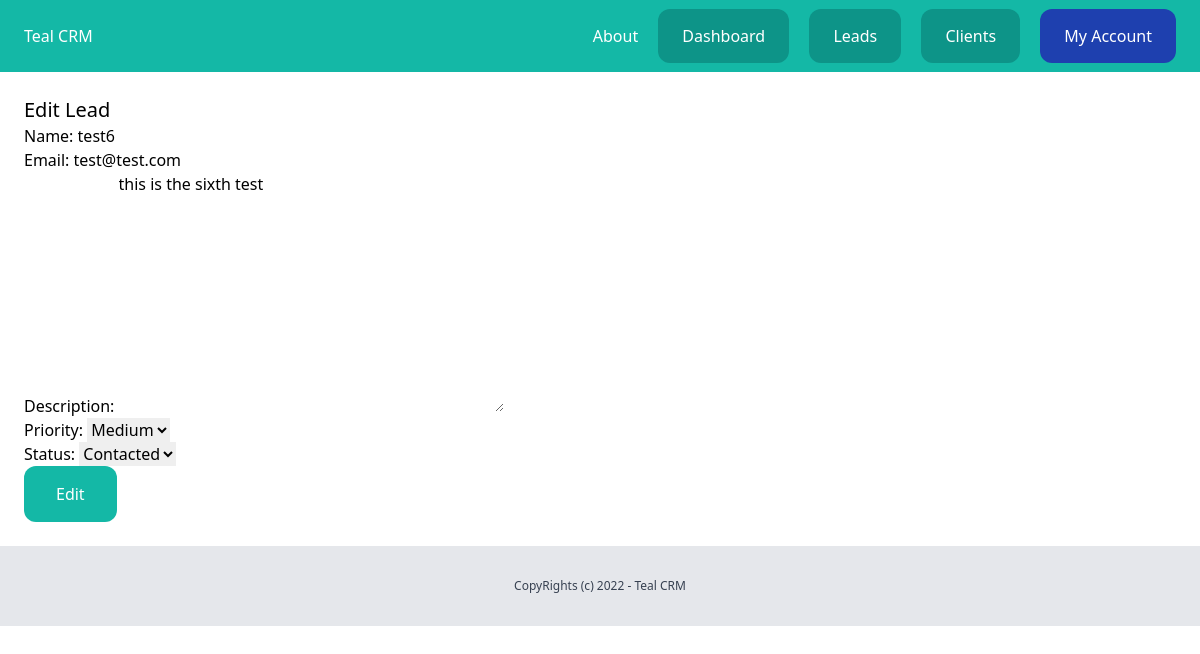
The page /dashboard/leads/8/edit/ (signed in) on the database as committed earlier.
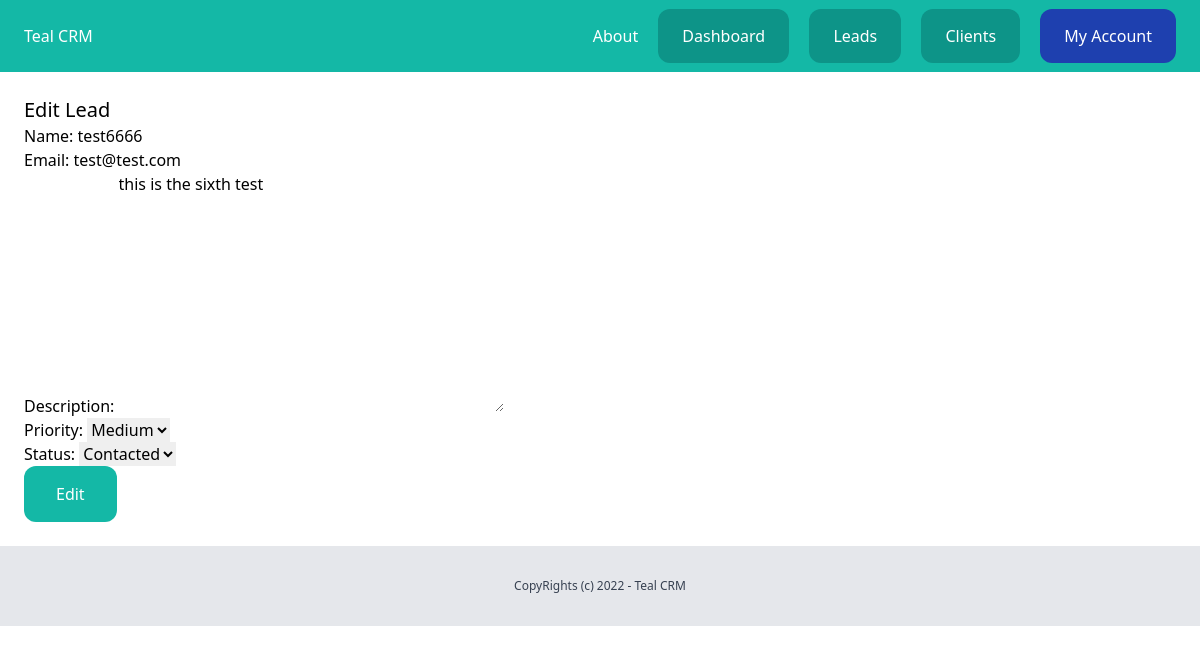
The same page on the database as committed later.
### lead/models.py (models this page shows, shortened)
class Lead(models.Model):
    LOW = 'low'
    MEDIUM = 'medium'
    HIGH = 'high'
    CHOICES_PRIORITY = (
        (LOW , 'Low'),
        (MEDIUM , 'Medium'),
        (HIGH , 'High'),
        )
    NEW = 'new'
    CONTACTED = 'contacted'
    LOST = 'lost'
    WON ='won'
    CHOICES_STATUS = (
        (NEW , 'New'),
        (CONTACTED , 'Contacted'),
        (LOST , 'Lost'),
        (WON , 'Won'),
        )
    team = models.ForeignKey(Team, related_name='leads',on_delete=models.CASCADE)
    name = models.CharField(max_length=255)
    email = models.EmailField()
    description = models.TextField(blank=True,null=True)
    created_by = models.ForeignKey(User, on_delete=models.CASCADE , related_name='leads')
    created_at = models.DateTimeField(auto_now_add=True)
    priority = models.CharField(max_length=10,choices=CHOICES_PRIORITY,default=MEDIUM)
    status = models.CharField(max_length=10,choices=CHOICES_STATUS,default=NEW)
    modified = models.DateTimeField(auto_now=True)
    converted_to_client = models.BooleanField(default=False)
    class Meta:
        ordering = ('name',)

### lead/views.py (the view)
# urls.py: path('<int:pk>/edit/', views.LeadUpdateView.as_view(),name='edit-lead'),
class LeadUpdateView(UpdateView):
    model = Lead
    fields = ('name','email','description','priority','status')
    template_name = 'lead/lead_form.html'
    success_url = reverse_lazy('leads-list')
    @method_decorator(login_required)
    def dispatch(self,  *args, **kwargs) :
        return super().dispatch(*args, **kwargs)
    def get_queryset(self):
        queryset =  super(LeadUpdateView,self).get_queryset()
        queryset = queryset.filter(created_by =self.request.user, pk = self.kwargs.get('pk'))
        return queryset
    def get_context_data(self, **kwargs: Any) -> Dict[str, Any]:
        context = super().get_context_data(**kwargs)
        context['title'] = 'Edit Lead'
        return context

### lead/templates/lead/lead_form.html (shortened to what this page needs)
{% extends 'core/base.html' %}
{% block content %}
    <div class="py-6 px-6">
        <h1 class="text-xl">{{title}}</h1>
        {% if team.plan.max_leads > team.leads.count or title == 'Edit Lead'%}
            <form method="post" action=".">
                {{form.as_p}}
                <button class="py-4 px-8 bg-teal-500 text-white rounded-xl">Edit</button>
            </form>
        {% else %}
            <div class="mt-6 py-6 px-6 bg-red-400 rounded-xl text-white">
                Your Team Has Reached The Maximum Number of Leads!. Your Owner Should Upgrade Your Plan!
            </div>
        {% endif %}
    </div>
{% endblock content %}

Rows that differ between the two databases and show on the page:
changed Lead "test@test.com": name "test6" → "test6666"
